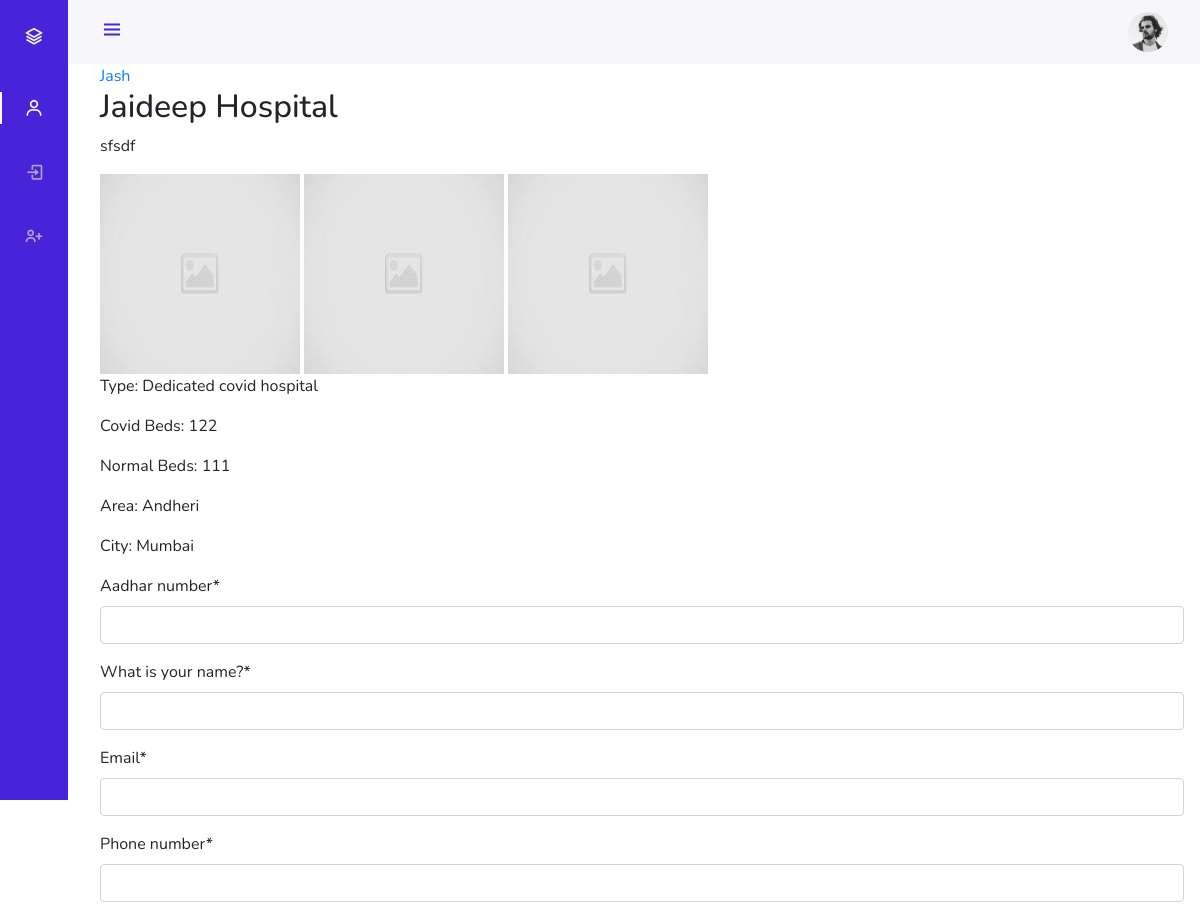
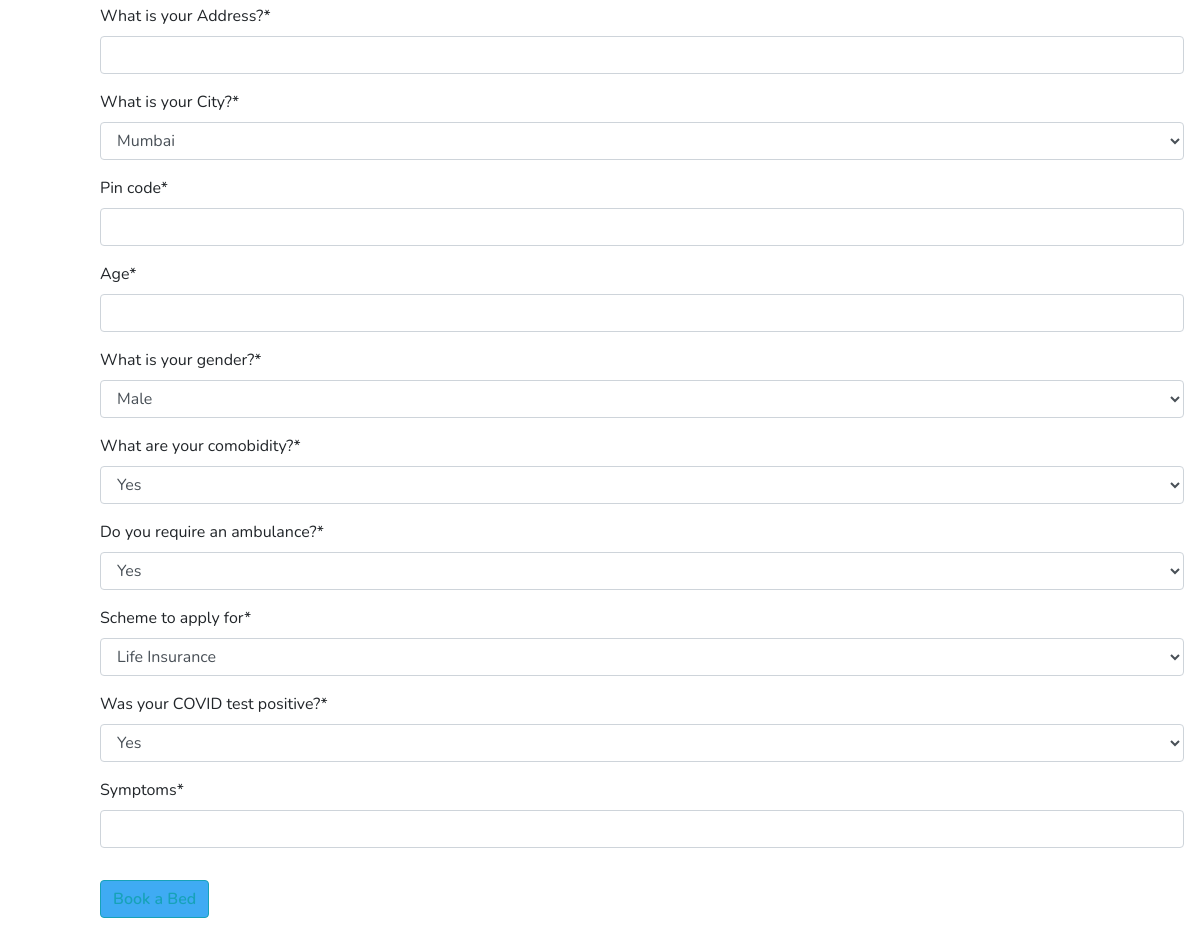
Screenshot of /post/11/ with the database file from the repository (2 pictures, top to bottom).
### blog/models.py (models this page shows, shortened)
class Post(models.Model):
    name = models.CharField(max_length = 100)
    content = models.TextField()
    type = models.CharField(max_length = 100, default="Dedicated covid hospital")
    proof = models.ImageField(default='default.jpg',upload_to='hosp_proofs')
    author = models.ForeignKey(User, on_delete=models.CASCADE)
    city = models.CharField(max_length=10, default="Mumbai")
    address = models.TextField(default="Maharashtra")
    area =models.CharField(max_length=10, default="Andheri")
    covid_cap=models.IntegerField(default=0)
    norm_cap = models.IntegerField(default=0)
    img1 = models.ImageField(default='default.jpg',upload_to='hosp_imgs')
    img2 = models.ImageField(default='default.jpg',upload_to='hosp_imgs')
    img3 = models.ImageField(default='default.jpg',upload_to='hosp_imgs')

### blog/views.py (the view)
# urls.py: path('post/<int:pk>/', views.PostDetailView, name='post-detail'),
def PostDetailView(request,pk):
    if request.method== 'POST':
        form=BedForm(request.POST)
        if form.is_valid():
            rq =BedRequest()
            post = get_object_or_404(Post, pk=pk)
            rq.aadhar_number = form.cleaned_data.get('aadhar_number')
            rq.email = form.cleaned_data.get('email')
            rq.phone_number = form.cleaned_data.get('phone_number')
            rq.name = form.cleaned_data.get('name')
            rq.address = form.cleaned_data.get('address')
            rq.city = form.cleaned_data.get('city')
            rq.pin_code = form.cleaned_data.get('pin_code')
            rq.gender = form.cleaned_data.get('gender')
            rq.age = form.cleaned_data.get('age')
            rq.co_mobidity = form.cleaned_data.get('co_mobidity')
            rq.ambulance_required= form.cleaned_data.get('ambulance_required')
            rq.scheme = form.cleaned_data.get('scheme')
            rq.health_centre = post.author.username
            rq.tested = form.cleaned_data.get('tested')
            rq.symptoms = form.cleaned_data.get('symptoms')
            rq.save()
            return redirect('blog-home')
        else:
            pass
    else:
        form=BedForm()
        post = get_object_or_404(Post, pk=pk)
        return render(request,'blog/post_detail.html', {
            "form": form,
            "post": post,
        })

### blog/forms.py
class BedForm(forms.ModelForm):
    aadhar_number =forms.IntegerField()
    phone_number =forms.IntegerField()
    email = forms.EmailField()
    name=forms.CharField(label='What is your name?')
    address=forms.CharField(label='What is your Address?')
    city=forms.CharField(label='What is your City?', widget=forms.Select(choices=CITY))
    pin_code =forms.IntegerField()
    gender=forms.CharField(label='What is your gender?',widget=forms.Select(choices=GENDER))
    age =forms.IntegerField()
    co_mobidity=forms.CharField(label='What are your comobidity?',widget=forms.Select(choices=PREGNANT))
    ambulance_required=forms.CharField(label='Do you require an ambulance?',widget=forms.Select(choices=PREGNANT))
    scheme=forms.CharField(label='Scheme to apply for',widget=forms.Select(choices=SCHEME))
    tested = forms.CharField(label='Was your COVID test positive?',widget=forms.Select(choices=PREGNANT))
    symptoms = forms.Textarea()
    class Meta:
        model= BedRequest
        fields=('aadhar_number', 'name', 'email', 'phone_number', 'address' , 'city', 'pin_code',  'age', 'gender',
             'co_mobidity', 'ambulance_required', 'scheme', 'tested','symptoms'
        )

### blog/templates/blog/post_detail.html (shortened to what this page needs)
{% extends 'blog/navbase_without.html' %} {% load crispy_forms_tags %} {% block content %}
<article class="media content-section">
  <div class="media-body">
    <div class="article-metadata">
      <a class="mr-2" href="#">{{ post.author }}</a>
    </div>
    <h2 class="article-title">{{ post.name }}</h2>
    <p class="article-content">{{ post.content }}</p>
    <img src="{{ post.img1.url }}" style="width: 200px; height: 200px" />
    <img src="{{ post.img2.url }}" style="width: 200px; height: 200px" />
    <img src="{{ post.img3.url }}" style="width: 200px; height: 200px" />
    <p class="article-content">Type: {{ post.type }}</p>
    <p class="article-content">Covid Beds: {{ post.covid_cap }}</p>
    <p class="article-content">Normal Beds: {{ post.norm_cap }}</p>
    <p class="article-content">Area: {{ post.area }}</p>
    <p class="article-content">City: {{ post.city }}</p>
    {%if not user.is_authenticated %}
    <form method="POST">
      <fieldset class="form-group">{{ form|crispy }}</fieldset>
      <div class="form-group">
        <button class="btn btn-outline-info" type="submit">Book a Bed</button>
      </div>
    </form>
    {% endif %}
  </div>
</article>
{% endblock %}

### blog/static/blog/css/nav.css (style rules this page uses)
:root { --header-height: 3rem; --nav-width: 68px; --first-color: #4723D9; --first-color-light: #AFA5D9; --white-color: #F7F6FB; --body-font: 'Nunito', sans-serif; --normal-font-size: 1rem; --z-fixed: 100; }
*,::before,::after { box-sizing: border-box; }
html { height: 100vh !important; }
body { position: relative; margin: var(--header-height) 0 0 0; padding: 0 1rem; font-family: var(--body-font); font-size: var(--normal-font-size); transition: .5s; }
a { text-decoration: none; }
@media screen and (min-width: 768px) { body { margin: calc(var(--header-height) + 1rem) 0 0 0; padding-left: calc(var(--nav-width) + 2rem); } }

### blog/templates/blog/post_detail.html (style rules this page uses)
button.btn.btn-outline-info { background-color: rgb(63, 171, 243); font-weight: 600; transition: 0.5s; }

### rows the page displays
Post: author "Jash", name "Jaideep Hospital", content "sfsdf", img1 (placeholder picture), img2 (placeholder picture), img3 (placeholder picture), type "Dedicated covid hospital", covid_cap "122", norm_cap "111", area "Andheri", city "Mumbai"
